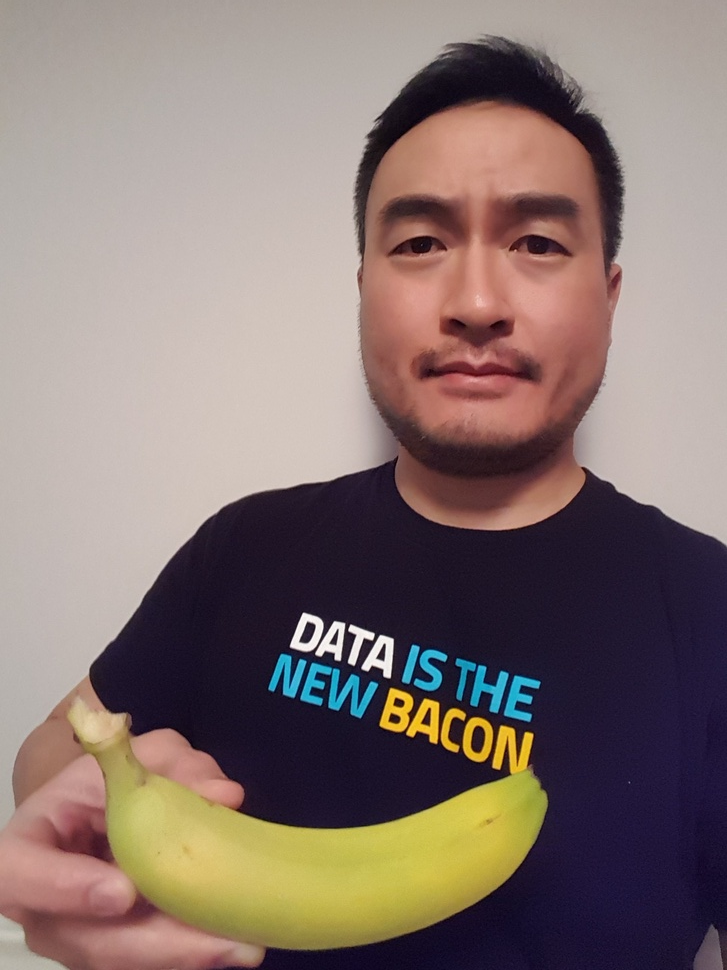
#> input picture images/image02.jpg, 727 x 970 px, shrunk from 1944 x 2592 before the run
$ python detect_image.py   (older library calls are emulated)
#> lines starting #> are read from the running program, lines starting #| are printed output that depends on the picture; after the words box and inside, x2 and y2 are one past the last pixel; in counts of white or black regions, pixels touching at a corner belong together

# Setup
# Run this:
# !pip3 install opencv-python

import numpy as np
import cv2
from matplotlib import pyplot as plt
import time as t
print("OpenCV Version : %s " % cv2.__version__)

def convertToRGB(img):
    return cv2.cvtColor(img, cv2.COLOR_BGR2RGB)

#load cascade classifier training file for haarcascade
#haar_object_cascade = cv2.CascadeClassifier('classifiers/watch.xml')
haar_object_cascade = cv2.CascadeClassifier('classifiers/hotdog_cascade.xml')

#load test iamge
#img = cv2.imread('images/image01.jpg')
img = cv2.imread('images/image02.jpg')
#> img is the input picture: shape (970, 727, 3); mean B, G, R 112.6, 117, 133.8
#img = cv2.imread('images/image03.jpg')
#img = cv2.imread('images/image04.jpg')


#convert the test image to gray image as opencv object detector expects gray images
gray_img = cv2.cvtColor(img, cv2.COLOR_BGR2GRAY)
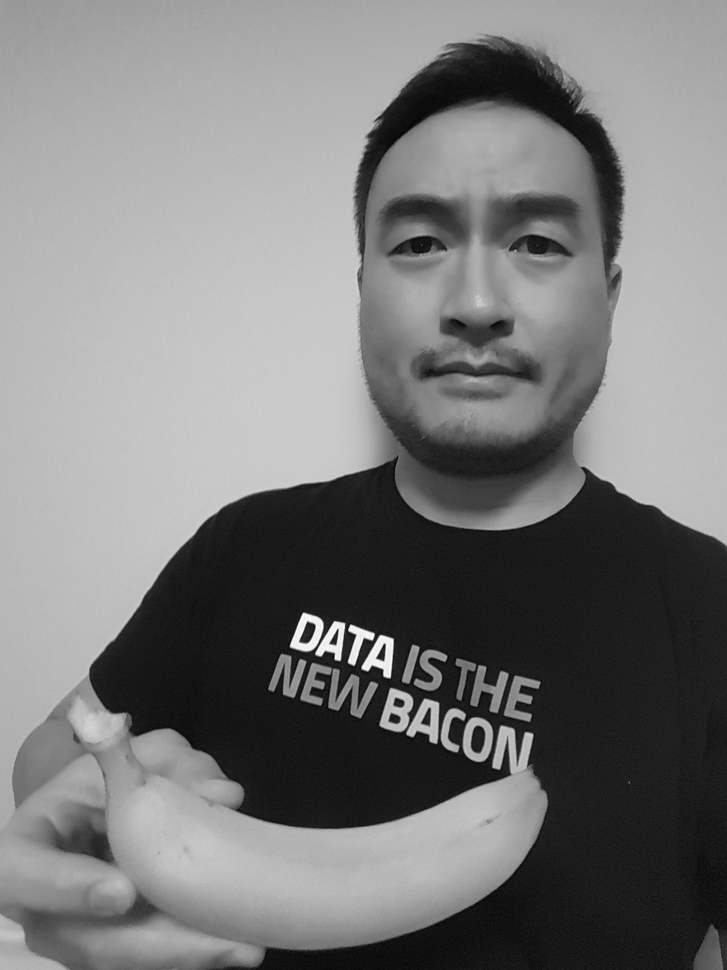
#> gray_img: shape (970, 727); min 3, max 254, mean 121.6

plt.imshow(convertToRGB(img))
plt.show()

plt.imshow(gray_img, cmap='gray')
#plt.show()

objects = haar_object_cascade.detectMultiScale(gray_img, scaleFactor=1.3, minNeighbors=10)
#> objects = ()

#print the number of objects found
print('Objects found: ', len(objects))
#| Objects found:  0

font = cv2.FONT_HERSHEY_SIMPLEX

if len(objects) > 0:
  text = "HOTDOG!"
  # get boundary of this text
  textsize = cv2.getTextSize(text, font, 4, 2)[0]

  # get coords based on boundary
  textX = int((img.shape[1] - textsize[0]) / 2)
  textY = int((img.shape[0] + textsize[1]) / 2)
  cv2.putText(img, text, (textX, textY ), font, 4, (11, 255, 255), 10, cv2.LINE_AA)


  #go over list of objects and draw them as rectangles on original colored img
  for (x, y, w, h) in objects:
      cv2.rectangle(img, (x, y), (x+w, y+h), (0, 255, 0), 2)
else:
  text = "NOT HOTDOG!"
  # get boundary of this text
  textsize = cv2.getTextSize(text, font, 7, 2)[0]

  # get coords based on boundary
  textX = int((img.shape[1] - textsize[0]) / 2)
#> textX = -372
  textY = int((img.shape[0] + textsize[1]) / 2)
#> textY = 559
  cv2.putText(img, text, (textX, textY ), font, 7, (11, 255, 255), 10, cv2.LINE_AA)
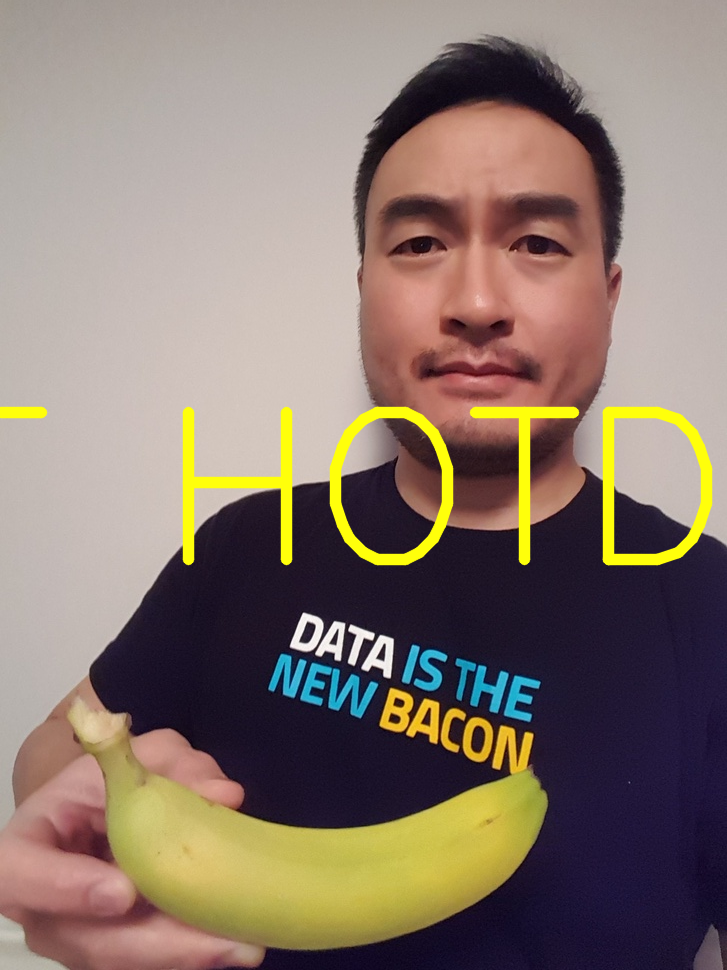
#> img: shape (970, 727, 3); 2.85% of pixels changed, all inside (x1, y1, x2, y2) = (0, 406, 713, 566)

#convert image to RGB and show image
plt.imshow(convertToRGB(img))
plt.show()
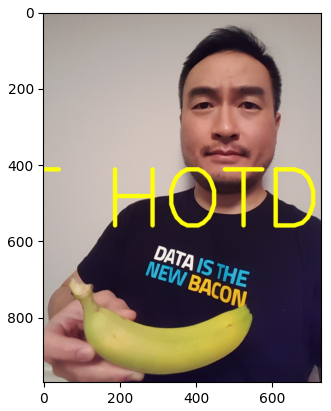
#> figure drawn by matplotlib, 1 panel

$ run again, with images/image01.jpg copied over images/image02.jpg
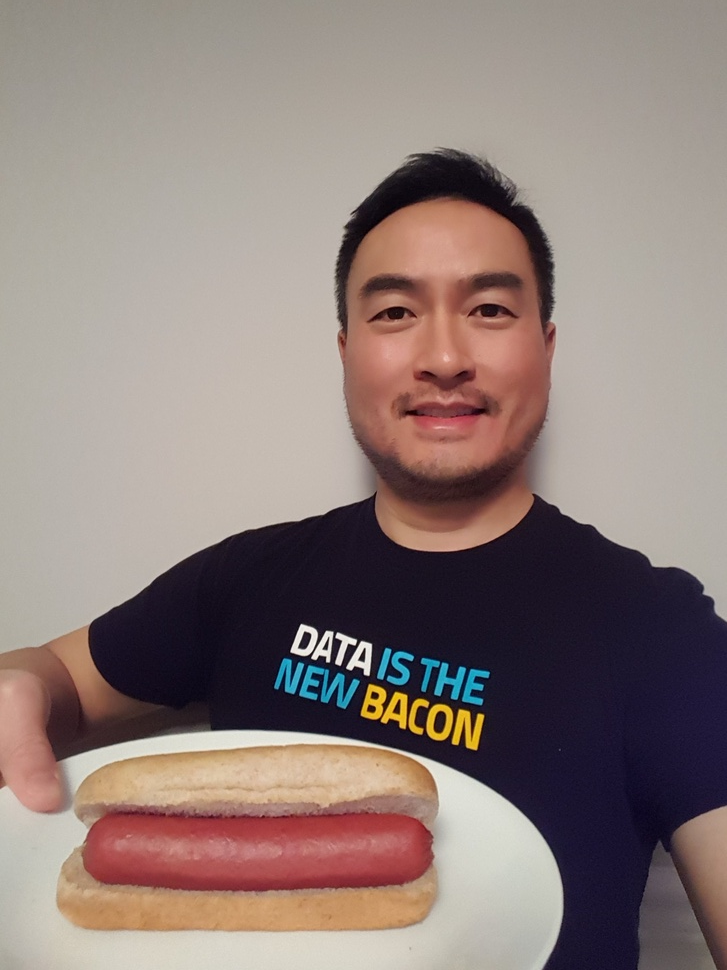
#> input picture images/image01.jpg, 727 x 970 px, shrunk from 1944 x 2592 before the run
#> img is the input picture: shape (970, 727, 3); mean B, G, R 121.5, 126, 141.8
#> `gray_img = cv2.cvtColor(img, cv2.COLOR_BGR2GRAY)`:
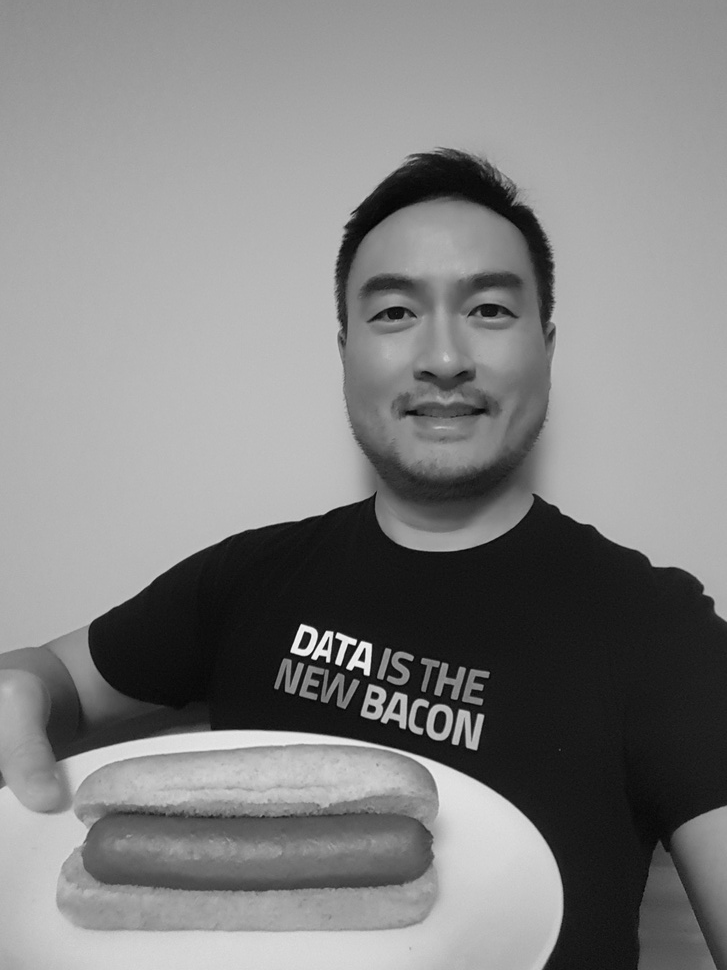
#> gray_img: shape (970, 727); min 2, max 246, mean 130.2
#> objects = ()
#| Objects found:  0
#> img: shape (970, 727, 3); 2.85% of pixels changed, all inside (x1, y1, x2, y2) = (0, 406, 713, 566)
#> `plt.show()`:
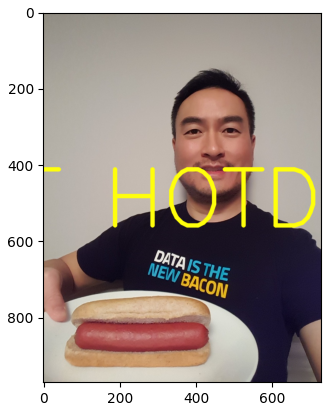
#> figure drawn by matplotlib, 1 panel

$ run again, with images/image03.jpg copied over images/image02.jpg
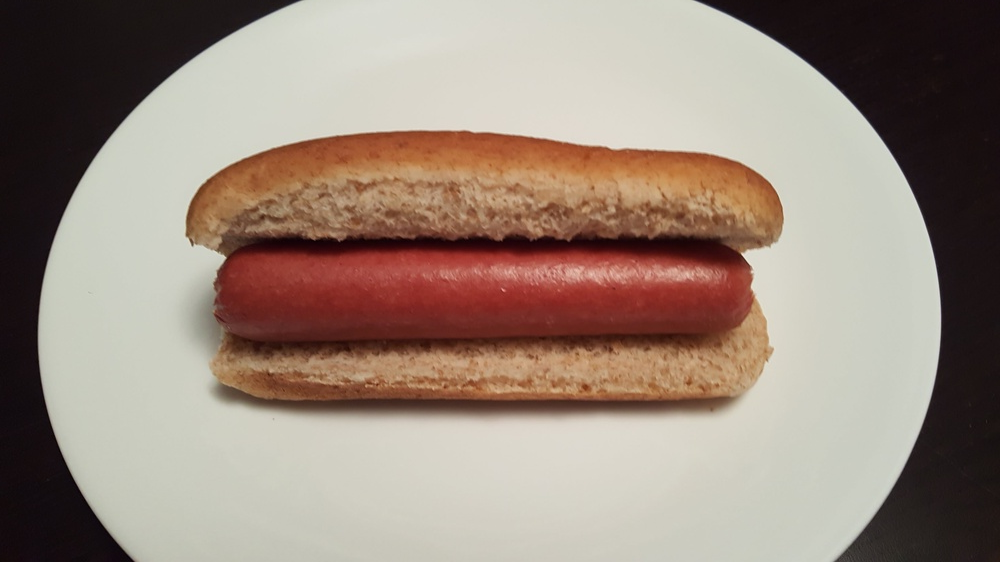
#> input picture images/image03.jpg, 1000 x 562 px, shrunk from 3264 x 1836 before the run
#> img is the input picture: shape (562, 1000, 3); mean B, G, R 123.7, 135.8, 152.5
#> objects = [[119, 83, 699, 391]]
#| Objects found:  1
#> the loop `for (x, y, w, h) in objects:` made 1 pass
#> after the loop `for (x, y, w, h) in objects:`:
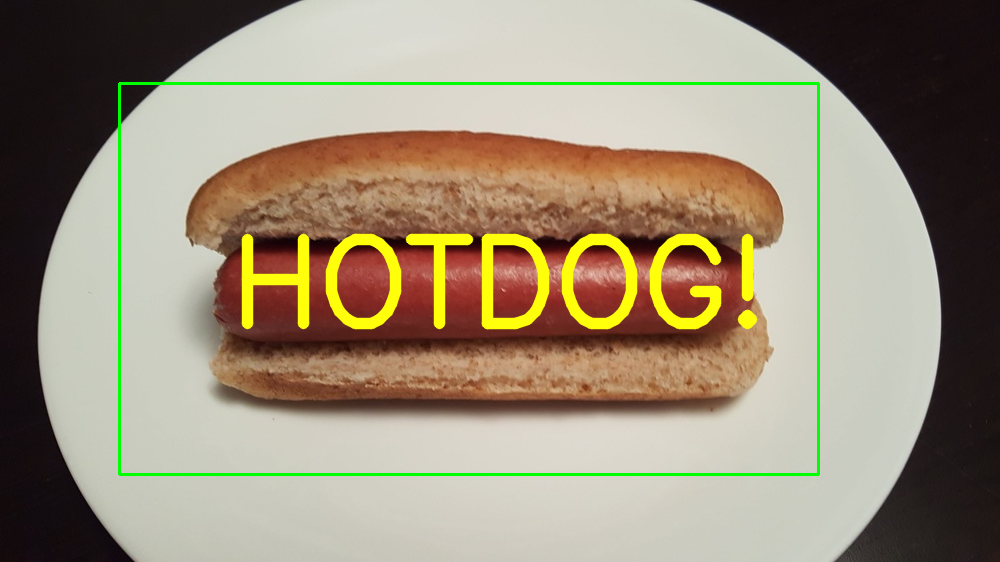
#> img: shape (562, 1000, 3); mean B, G, R 120.6, 142.3, 154
#> `plt.show()`:
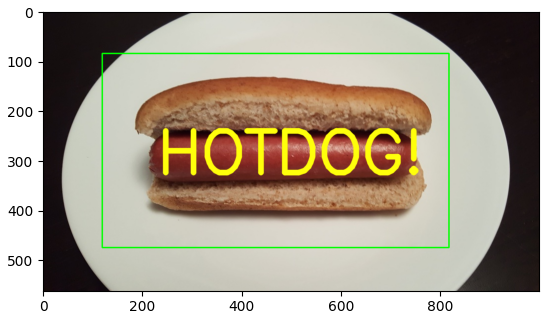
#> figure drawn by matplotlib, 1 panel

$ run again, with images/image04.jpg copied over images/image02.jpg
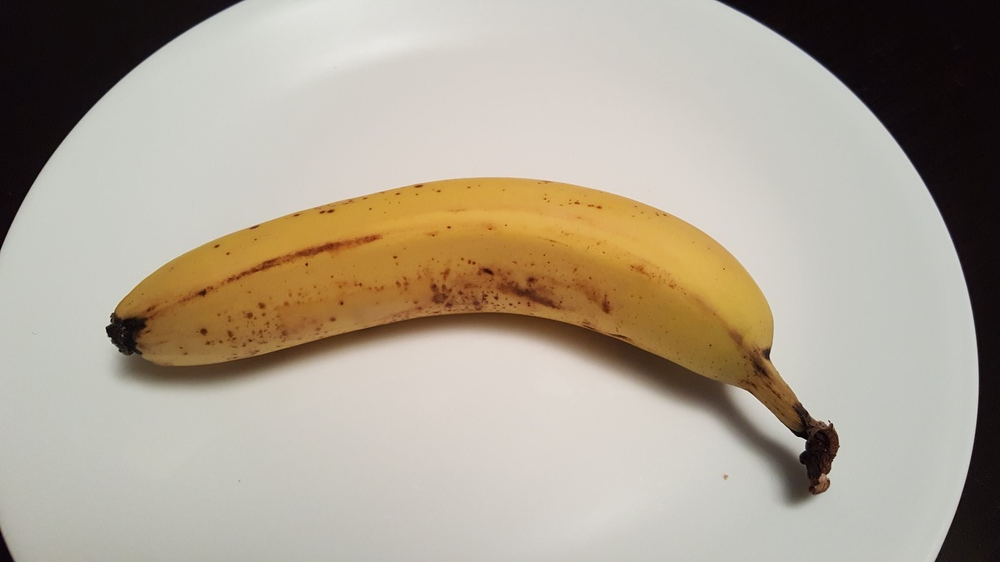
#> input picture images/image04.jpg, 1000 x 562 px, shrunk from 3264 x 1836 before the run
#> img is the input picture: shape (562, 1000, 3); mean B, G, R 147.9, 163.7, 173.8
#> `gray_img = cv2.cvtColor(img, cv2.COLOR_BGR2GRAY)`:
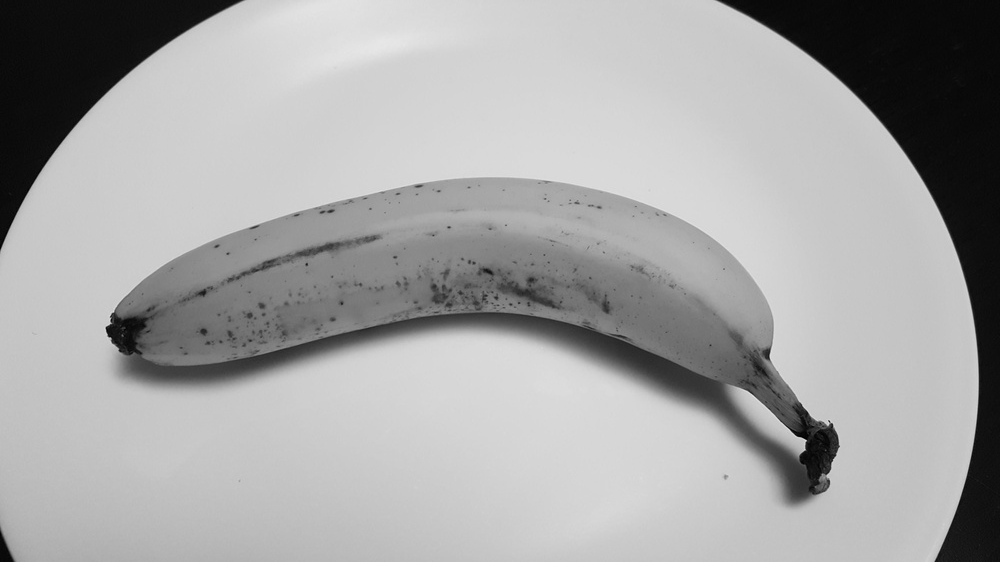
#> gray_img: shape (562, 1000); min 0, max 231, mean 164.9
#> objects = ()
#| Objects found:  0
#> img: shape (562, 1000, 3); 5.44% of pixels changed, all inside (x1, y1, x2, y2) = (0, 202, 1000, 362)
#> `plt.show()`:
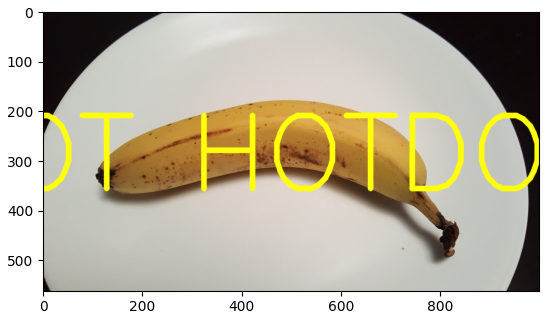
#> figure drawn by matplotlib, 1 panel
